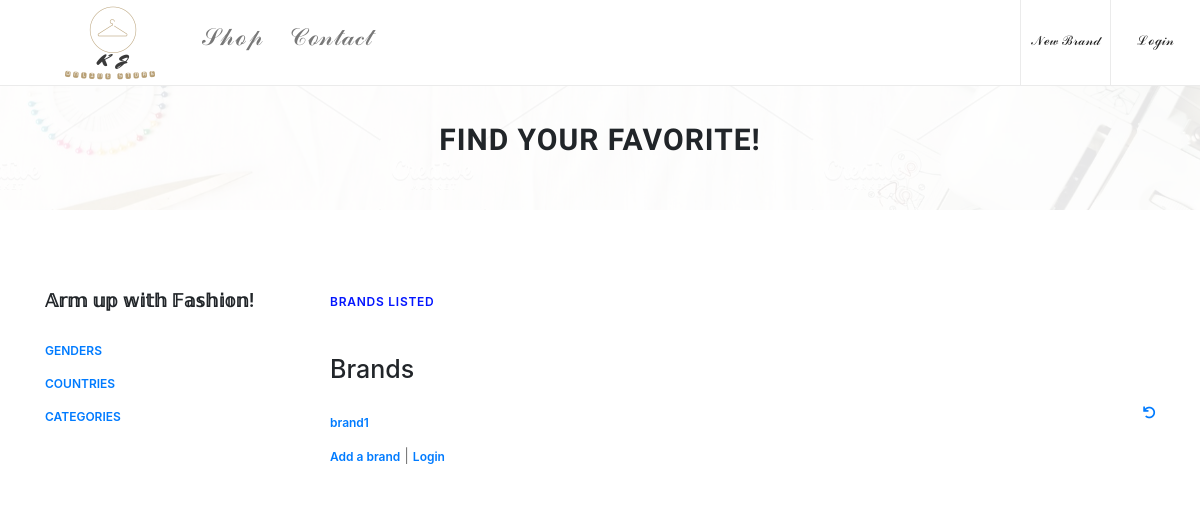
Before: / with the older database file.
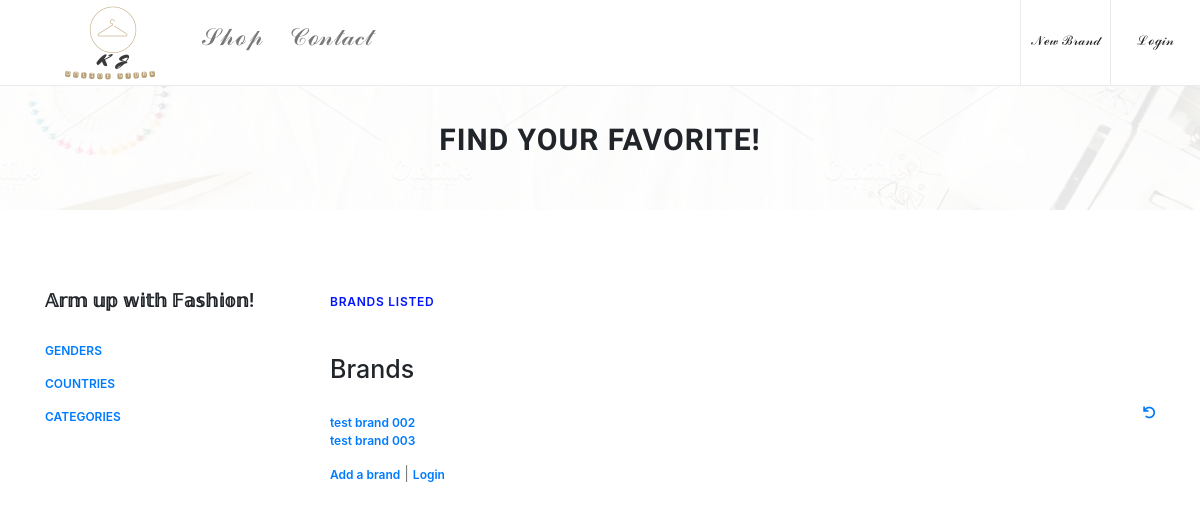
After: the same page with the newer database file.
### fashions/models.py (models this page shows, shortened)
class Brand(models.Model) :
    name = models.CharField(
            max_length=200,
            validators=[MinLengthValidator(2, "Title must be greater than 2 characters")]
    )
    discription = models.TextField(
        validators=[MinLengthValidator(3, "Discription must be greater than 3 characters")]
    )
    owner = models.ForeignKey(settings.AUTH_USER_MODEL, on_delete=models.CASCADE)
    nation = models.ForeignKey(Nation, on_delete=models.CASCADE, null=True)
    categories = models.ManyToManyField(Category, help_text='Choose the categories this brand have')
    genders = models.ManyToManyField(Gender, help_text='Choose the target genders this brand have')
    created_at = models.DateTimeField(auto_now_add=True)
    updated_at = models.DateTimeField(auto_now=True)
    picture = models.BinaryField(null=True, editable=True, blank=True)
    content_type = models.CharField(max_length=256, null=True, help_text='The MIMEType of the file')

### fashions/views.py (the view)
# urls.py: path('', views.BrandView.as_view(), name = 'all'),
class BrandView(OwnerListView):
    model = Brand
    template_name = "fashions/brand_list.html"
    def get(self, request) :
        brands = Brand.objects.all()
        gender_list = Gender.objects.all()
        nation_list = Nation.objects.all()
        category_list = Category.objects.all()
        context = { 'brands' : brands, 'gender_list': gender_list, 'nation_list' : nation_list, 'category_list' : category_list}
        return render(request, self.template_name, context)

### home/context_processors.py (called while the page is built)
def settings(request):
    return {
        'settings': django_settings,
    }

### fashions/templates/fashions/brand_list.html (shortened to what the changed rows need)
{% extends "fashions/base_menu.html" %}
{% load app_tags %}
{% load staticfiles %}
{% block navbar %}
            <div class="breadcumb_area bg-img" style="background-image: url({% static 'img/title_br.jpg' %});">
                <div class="container h-100">
                    <div class="row h-100 align-items-center">
                        <div class="col-12">
                            <div class="page-title text-center">
                                <h2>Find your favorite!</h2>
                            </div>
                        </div>
                    </div>
                </div>
            </div>
    <section class="shop_grid_area section-padding-80">
        <div class="container">
            <div class="row">
                <div class="col-12 col-md-8 col-lg-9">
                    <div class="shop_grid_product_area">
                        <div class="product-description"><h1>Brands</h1></div>
                        <br>
                            <p>
                            {% if brands %}
                            <ul>
                              {% for brand in brands %}
                                <li>
                                    <a href="{% url 'fashions:brand_detail'  brand.id %}">{{ brand.name }}</a>
                                    <br/>
                                </li>
                              {% endfor %}
                            </ul>
                            {% else %}
                              <p>There are no brands in your store.</p>
                            {% endif %}
                            </p>
                    </div>
                </div>
            </div>
        </div>
    </section>
{% endblock %}

Changed rows visible on the page:
removed Brand: name "brand1"
added Brand: name "test brand 002"
added Brand: name "test brand 003"
